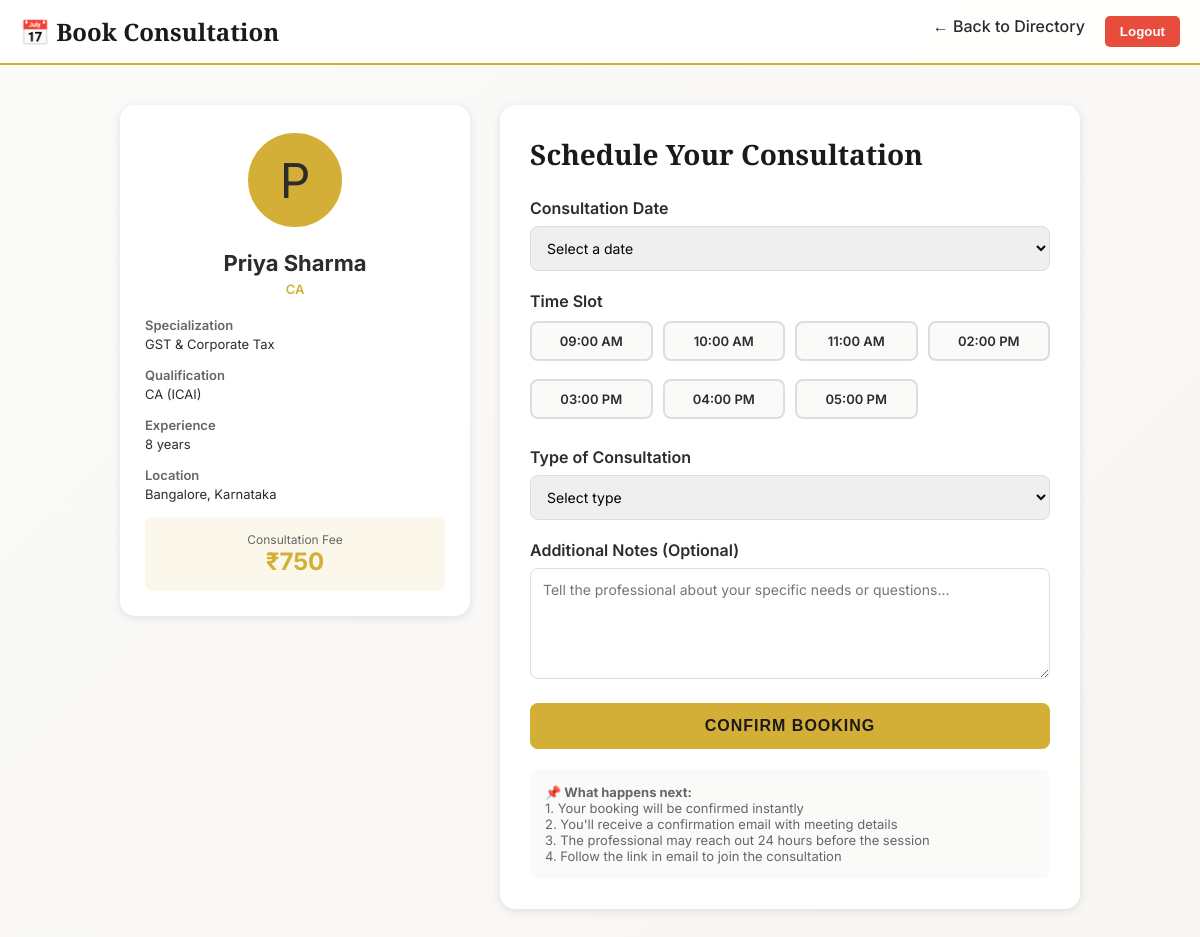
/booking.php?professional_id=2 (signed in), run on the app's committed database.
### tables this page shows
CREATE TABLE IF NOT EXISTS `professionals` (
  `id` int NOT NULL AUTO_INCREMENT,
  `user_id` int DEFAULT NULL,
  `professional_type` varchar(50) NOT NULL,
  `name` varchar(100) NOT NULL,
  `qualification` varchar(100) DEFAULT NULL,
  `experience_years` int DEFAULT NULL,
  `specialization` varchar(100) DEFAULT NULL,
  `bio` text,
  `phone` varchar(20) DEFAULT NULL,
  `email` varchar(100) DEFAULT NULL,
  `address` text,
  `city` varchar(50) DEFAULT NULL,
  `state` varchar(50) DEFAULT NULL,
  `languages` varchar(200) DEFAULT NULL,
  `consultation_fee` decimal(15,2) DEFAULT NULL,
  `status` varchar(20) DEFAULT 'active',
  `created_at` timestamp NULL DEFAULT CURRENT_TIMESTAMP,
  PRIMARY KEY (`id`),
  UNIQUE KEY `user_id` (`user_id`),
  CONSTRAINT `fk_prof_user` FOREIGN KEY (`user_id`) REFERENCES `users` (`id`) ON DELETE SET NULL
);

### booking.php (the view, shortened to what this page needs)
<?php
include "db.php";
$professional_id = intval($_GET['professional_id'] ?? 0);
$prof_sql = "SELECT * FROM professionals WHERE id = ? AND status = 'active'";
$prof_stmt = $conn->prepare($prof_sql);
$prof_stmt->bind_param("i", $professional_id);
$prof_stmt->execute();
$prof_result = $prof_stmt->get_result();
$professional = $prof_result->fetch_assoc();
$time_slots = ['09:00', '10:00', '11:00', '14:00', '15:00', '16:00', '17:00'];
?>
<!DOCTYPE html>
<html lang="en">
<head>
</head>
<body>
    <header>
        <nav>
            <h1>📅 Book Consultation</h1>
            <div class="nav-links">
                <a href="professionals.php">← Back to Directory</a>
                <form method="POST" action="logout.php" style="display: inline;">
                    <button type="submit" class="logout-btn">Logout</button>
                </form>
            </div>
        </nav>
    </header>
    <div class="container">
        <div class="content-grid">
            <div class="professional-info-card">
                <div class="professional-avatar">
                    <?php echo strtoupper(substr($professional['name'], 0, 1)); ?>
                </div>
                <div class="professional-name"><?php echo htmlspecialchars($professional['name']); ?></div>
                <div class="professional-type"><?php echo htmlspecialchars($professional['professional_type']); ?></div>
                <div class="info-item">
                    <span class="info-label">Specialization</span>
                    <span class="info-value"><?php echo htmlspecialchars($professional['specialization']); ?></span>
                </div>
                <div class="info-item">
                    <span class="info-label">Qualification</span>
                    <span class="info-value"><?php echo htmlspecialchars($professional['qualification']); ?></span>
                </div>
                <div class="info-item">
                    <span class="info-label">Experience</span>
                    <span class="info-value"><?php echo $professional['experience_years']; ?> years</span>
                </div>
                <div class="info-item">
                    <span class="info-label">Location</span>
                    <span class="info-value"><?php echo htmlspecialchars($professional['city'] . ', ' . $professional['state']); ?></span>
                </div>
                <div class="fee">
                    <div class="fee-label">Consultation Fee</div>
                    <div class="fee-value">₹<?php echo number_format($professional['consultation_fee'], 0); ?></div>
                </div>
            </div>
            <div class="booking-form">
                <h2>Schedule Your Consultation</h2>
                <form method="POST">
                    <div class="form-group">
                        <label>Consultation Date</label>
                        <select name="appointment_date" required>
                            <option value="">Select a date</option>
                        </select>
                    </div>
                    <div class="form-group">
                        <label>Time Slot</label>
                        <div class="time-slots">
                            <?php foreach ($time_slots as $index => $slot): ?>
                                <div class="time-slot">
                                    <label for="slot_<?php echo $index; ?>"><?php echo date('h:i A', strtotime($slot)); ?></label>
                                </div>
                            <?php endforeach; ?>
                        </div>
                    </div>
                    <div class="form-group">
                        <label>Type of Consultation</label>
                        <select name="consultation_type" required>
                            <option value="">Select type</option>
                        </select>
                    </div>
                    <div class="form-group">
                        <label for="notes">Additional Notes (Optional)</label>
                        <textarea id="notes" name="notes" rows="5" placeholder="Tell the professional about your specific needs or questions..."></textarea>
                    </div>
                    <button type="submit" class="btn">Confirm Booking</button>
                </form>
                <div style="margin-top: 20px; padding: 15px; background: var(--off-white); border-radius: 8px; font-size: 13px; color: var(--text-light);">
                    <strong>📌 What happens next:</strong><br>
                    1. Your booking will be confirmed instantly<br>
                    2. You'll receive a confirmation email with meeting details<br>
                    3. The professional may reach out 24 hours before the session<br>
                    4. Follow the link in email to join the consultation
                </div>
            </div>
        </div>
    </div>
</body>
</html>

### booking.php (style rules this page uses)
* { margin: 0; padding: 0; box-sizing: border-box; }
:root { --primary: #1a1a1a; --secondary: #f8f6f3; --accent: #d4af37; --text-dark: #2c2c2c; --text-light: #666; --white: #ffffff; --off-white: #fafaf9; --success: #27ae60; --danger: #e74c3c; }
body { font-family: 'Inter', sans-serif; background: linear-gradient(135deg, var(--off-white) 0%, var(--secondary) 100%); color: var(--text-dark); min-height: 100vh; }
header { position: sticky; top: 0; background: rgba(255, 255, 255, 0.95); border-bottom: 2px solid var(--accent); padding: 15px 0; z-index: 1000; }
header nav { max-width: 1200px; margin: 0 auto; padding: 0 20px; display: flex; justify-content: space-between; align-items: center; }
header h1 { font-family: 'Playfair Display', serif; color: var(--primary); font-size: 24px; }
.nav-links { display: flex; gap: 20px; }
.nav-links a { color: var(--text-dark); text-decoration: none; font-weight: 500; }
.logout-btn { background: var(--danger); color: white; border: none; padding: 8px 15px; border-radius: 5px; cursor: pointer; font-weight: 600; }
.container { max-width: 1000px; margin: 0 auto; padding: 40px 20px; }
.content-grid { display: grid; grid-template-columns: 350px 1fr; gap: 30px; }
.professional-info-card { background: white; border-radius: 15px; padding: 25px; box-shadow: 0 2px 10px rgba(0, 0, 0, 0.1); height: fit-content; position: sticky; top: 80px; }
.professional-avatar { width: 100px; height: 100px; border-radius: 50%; background: var(--accent); display: flex; align-items: center; justify-content: center; font-size: 48px; margin: 0 auto 20px; border: 3px solid white; }
.professional-name { text-align: center; font-size: 22px; font-weight: 700; margin-bottom: 5px; }
.professional-type { text-align: center; color: var(--accent); font-size: 13px; text-transform: uppercase; font-weight: 600; margin-bottom: 20px; }
.info-item { margin-bottom: 15px; font-size: 13px; }
.info-label { color: var(--text-light); font-weight: 600; display: block; margin-bottom: 3px; }
.info-value { color: var(--text-dark); }
.fee { background: rgba(212, 175, 55, 0.1); padding: 15px; border-radius: 8px; text-align: center; margin-top: 15px; }
.fee-label { color: var(--text-light); font-size: 12px; }
.fee-value { font-size: 24px; font-weight: 700; color: var(--accent); }
.booking-form { background: white; border-radius: 15px; padding: 30px; box-shadow: 0 2px 10px rgba(0, 0, 0, 0.1); }
.booking-form h2 { font-family: 'Playfair Display', serif; font-size: 28px; color: var(--primary); margin-bottom: 25px; }
.form-group { margin-bottom: 20px; }
.form-group label { display: block; margin-bottom: 8px; color: var(--text-dark); font-weight: 600; }
.form-group input, .form-group select, .form-group textarea { width: 100%; padding: 12px; border: 1px solid #ddd; border-radius: 8px; font-size: 14px; font-family: 'Inter', sans-serif; }
.time-slots { display: grid; grid-template-columns: repeat(4, 1fr); gap: 10px; margin-top: 10px; }
.time-slot { position: relative; }
.time-slot label { display: block; padding: 10px; text-align: center; border: 2px solid #ddd; border-radius: 8px; cursor: pointer; transition: all 0.3s; font-size: 13px; font-weight: 600; background: var(--off-white); }
.btn { background: var(--accent); color: var(--primary); border: none; padding: 14px 30px; border-radius: 8px; font-weight: 600; font-size: 16px; cursor: pointer; transition: all 0.3s; width: 100%; text-transform: uppercase; letter-spacing: 1px; }

### data on the page
professionals: name "P", name "Priya Sharma", professional_type "CA", specialization "GST & Corporate Tax", qualification "CA (ICAI)", experience_years "8", city+state "Bangalore, Karnataka", consultation_fee "750"

### other printed values
date('h:i A', strtotime($slot)) "09:00 AM"
date('h:i A', strtotime($slot)) "10:00 AM"
date('h:i A', strtotime($slot)) "11:00 AM"
date('h:i A', strtotime($slot)) "02:00 PM"
date('h:i A', strtotime($slot)) "03:00 PM"
date('h:i A', strtotime($slot)) "04:00 PM"
date('h:i A', strtotime($slot)) "05:00 PM"
